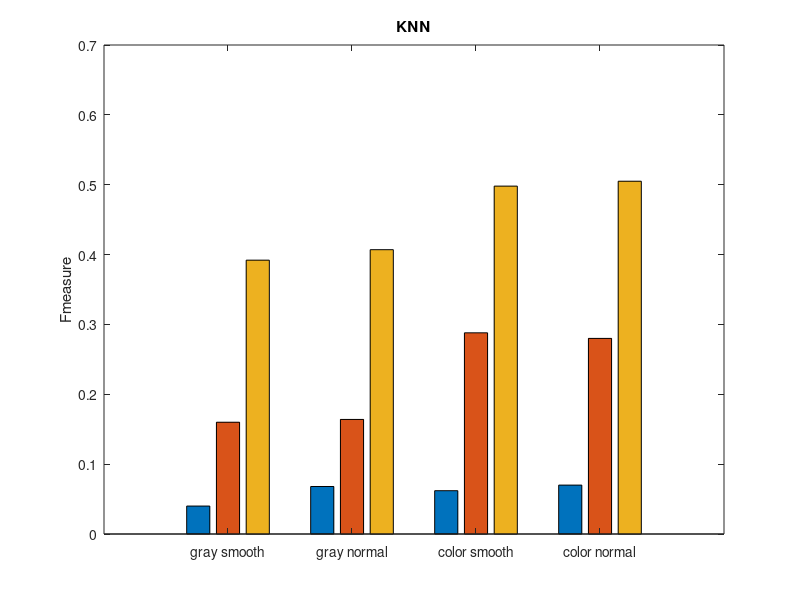

Reproduce this figure in MATLAB.
%==========================================================================
%% CART

% percentageCorrect : [PCA +L1 +LDA]
datasets = {'gray smooth', 'gray normal', 'color smooth' ,'color normal'};
percentCorrect = [26.6748 27.2209 34.3325; 
                    25.0971 26.4076 34.5874; 
                    28.3252 29.0413 44.0898; 
                    29.4539 30.5461 44.9636];
bar(percentCorrect);
set(gca,'XTickLabel',datasets);
ylabel('%Correct');
title('CART');
%%
% F-measure : [PCA +L1 +LDA]
fmeasure = [0.261 0.267 0.342;
            0.246 0.256 0.345;
            0.282 0.289 0.441;
            0.291 0.303 0.449;];
bar(fmeasure)
set(gca,'XTickLabel',datasets);
ylabel('Fmeasure');
title('CART');
%==========================================================================


%==========================================================================
%% Random Forests

% 100 trees
% percentageCorrect : [PCA +L1 +LDA]
% reference = {'yes|yes', 'no|yes', 'yes|no', 'no|no'}
datasets = {'gray smooth', 'gray normal', 'color smooth' ,'color normal'};
percentCorrect = [  24.733  34.0291 39.6326 ;
                    23.8471 34.7937 40.182  ;
                    30      42.949  48.665  ;
                    29.4296 43.3374 49.8058 ];
                
bar(percentCorrect);
set(gca,'XTickLabel',datasets);
ylabel('%Correct');
title('Random Forest - 100 trees');

%%
% F-measure : [PCA +L1 +LDA]
fmeasure = [ 0.246 0.336 0.396 ;
             0.236 0.345 0.401 ;
             0.296 0.425 0.486 ;
             0.292 0.43  0.496 ];
bar(fmeasure)
set(gca,'XTickLabel',datasets);
ylabel('Fmeasure');
title('Random Forest - 100 trees');
%==========================================================================


%==========================================================================
%% Random Forests

% 300 trees
% percentageCorrect : [PCA +L1 +LDA]
% reference = {'yes|yes', 'no|yes', 'yes|no', 'no|no'}
datasets = {'gray smooth', 'gray normal', 'color smooth' ,'color normal'};
percentCorrect = [ 28.705  36.3714 39.818  ;
                   28.3617 36.9715 40.4976 ;
                   36.0316 45.5216 49.1626 ;
                   35.983  45.6675 50.267  ];


bar(percentCorrect);
set(gca,'XTickLabel',datasets);
ylabel('%Correct');
title('Random Forest - 300 trees');

%%
% F-measure : [PCA +L1 +LDA]
fmeasure = [0.282 0.359 0.398 ;
            0.279 0.363 0.404 ;
            0.354 0.451 0.491 ;
            0.355 0.453 0.502 ];

bar(fmeasure)
set(gca,'XTickLabel',datasets);
ylabel('Fmeasure');
title('Random Forest - 300 trees');
%==========================================================================


%==========================================================================
%% Random Forests

% 500 trees
% percentageCorrect : [PCA +L1 +LDA]
% reference = {'yes|yes', 'no|yes', 'yes|no', 'no|no'}
datasets = {'gray smooth', 'gray normal', 'color smooth' ,'color normal'};
percentCorrect = [  31.0922 37.051  40.182  ;
                    30.6917 37.6092 40.8495 ;
                    39.017  45.983  49.1963 ;
                    38.0947 46.25   50.5461 ];

bar(percentCorrect);
set(gca,'XTickLabel',datasets);
ylabel('%Correct');
title('Random Forest - 500 trees');

%%
% F-measure : [PCA +L1 +LDA]
fmeasure = [ 0.304 0.365 0.401 ;
             0.299 0.37  0.408 ;
             0.383 0.454 0.491 ;
             0.375 0.458 0.505 ];

bar(fmeasure)
set(gca,'XTickLabel',datasets);
ylabel('Fmeasure');
title('Random Forest - 500 trees');
%==========================================================================



%==========================================================================
%% Random Forests

% 1000 trees
% percentageCorrect : [PCA +L1 +LDA]
% reference = {'yes|yes', 'no|yes', 'yes|no', 'no|no'}
datasets = {'gray smooth', 'gray normal', 'color smooth' ,'color normal'};
percentCorrect = [  33.5073 37.3301 39.7694 ;
                    32.5607 38.1553 40.7524 ;
                    41.4684 46.6383 49.2961 ;
                    41.2379 46.2397 50.5704 ];

bar(percentCorrect);
set(gca,'XTickLabel',datasets);
ylabel('%Correct');
title('Random Forest - 1000 trees');
%%

% F-measure : [PCA +L1 +LDA]
fmeasure = [    0.327 0.368 0.397 ;
                0.316 0.375 0.407 ;
                0.406 0.461 0.493 ;
                0.405 0.458 0.505 ];

bar(fmeasure)
set(gca,'XTickLabel',datasets);
ylabel('Fmeasure');
title('Random Forest - 1000 trees');
%==========================================================================



%==========================================================================
%% Parzen

% percentageCorrect : [PCA +L1 +LDA]
% reference = {'yes|yes', 'no|yes', 'yes|no', 'no|no'}
datasets = {'gray smooth', 'gray normal', 'color smooth' ,'color normal'};
percentCorrect = [  26.7233 32.4636 41.2379 ;
                    25.1942 32.7063 42.3908 ;
                    28.9442 38.932  50.3519 ;
                    28.9563 39.4417 51.7519 ];

bar(percentCorrect);
set(gca,'XTickLabel',datasets);
ylabel('%Correct');
title('Parzen');

%%
% F-measure : [PCA +L1 +LDA]
fmeasure = [  0.257 0.32  0.412 ;
              0.235 0.322 0.424 ;
              0.282 0.385 0.504 ;
              0.282 0.391 0.517 ];

bar(fmeasure)
set(gca,'XTickLabel',datasets);
ylabel('Fmeasure');
title('Parzen');
%==========================================================================


%==========================================================================
%% KNN

% percentageCorrect : [PCA +L1 +LDA]
% reference = {'yes|yes', 'no|yes', 'yes|no', 'no|no'}
datasets = {'gray smooth', 'gray normal', 'color smooth' ,'color normal'};
percentCorrect = [  11.3228 21.1893 39.0291 ;
                    13.8471 21.5655 40.5583  ;
                    12.9976 32.3908 49.7937 ;
                    14.6966 32.4939 50.5216 ];

bar(percentCorrect);
set(gca,'XTickLabel',datasets);
ylabel('%Correct');
title('KNN');

%%
% F-measure : [PCA +L1 +LDA]
fmeasure = [  0.04  0.16  0.392 ;
              0.068 0.164 0.407 ; 
              0.062 0.288 0.498 ;
              0.07  0.28  0.505 ];
bar(fmeasure)
set(gca,'XTickLabel',datasets);
ylabel('Fmeasure');
title('KNN');
%==========================================================================